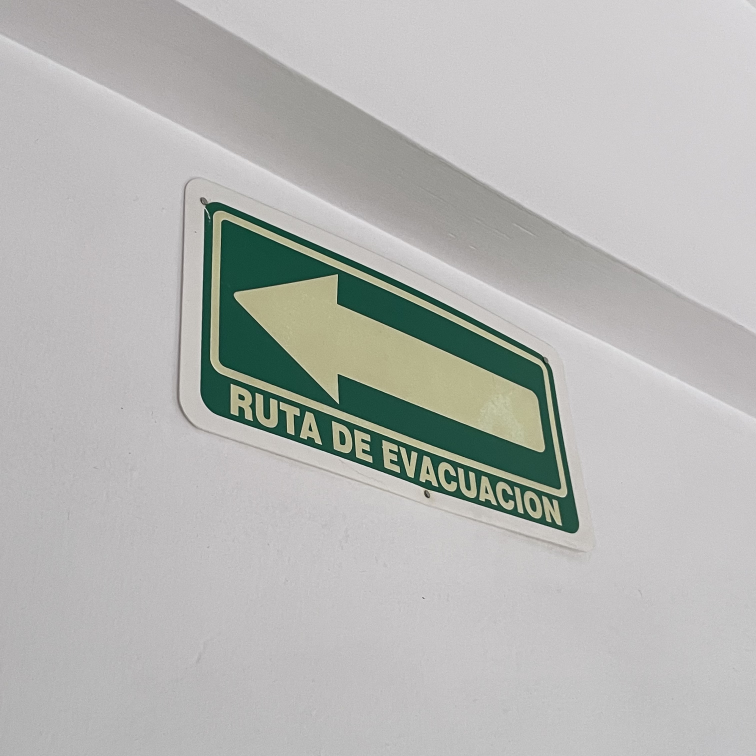
#> input picture Converted/IMG_2325.jpeg, 3024 x 3024 px, given in place of Paris.jpg, which was not available (shown at 1/4 size)
$ python P_integral.py
#> lines starting #> are read from the running program, lines starting #| are printed output that depends on the picture; pictures that were not available may be replaced by others from this repository, and a replacement may not be noted
import cv2
import numpy as np
import os
from matplotlib import pyplot as plt

# Ruta de la imagen
img_path = r'C:\Users\LAPL\OneDrive\Documentos\ARTEK\Cuarto Trimestre\PDI\Converted\Paris.jpg'
output_folder = r'C:\Users\LAPL\OneDrive\Documentos\ARTEK\Cuarto Trimestre\PDI\Converted\Processed'

# Cargar la imagen a color
img = cv2.imread(img_path)
#> img is the input picture: shape (3024, 3024, 3); mean B, G, R 179.9, 182.6, 181.4

alpha = 1.5  # Factor de contraste
beta = 50  # Factor de brillo

new_image = np.clip(alpha * img + beta, 0, 255).astype('uint8')
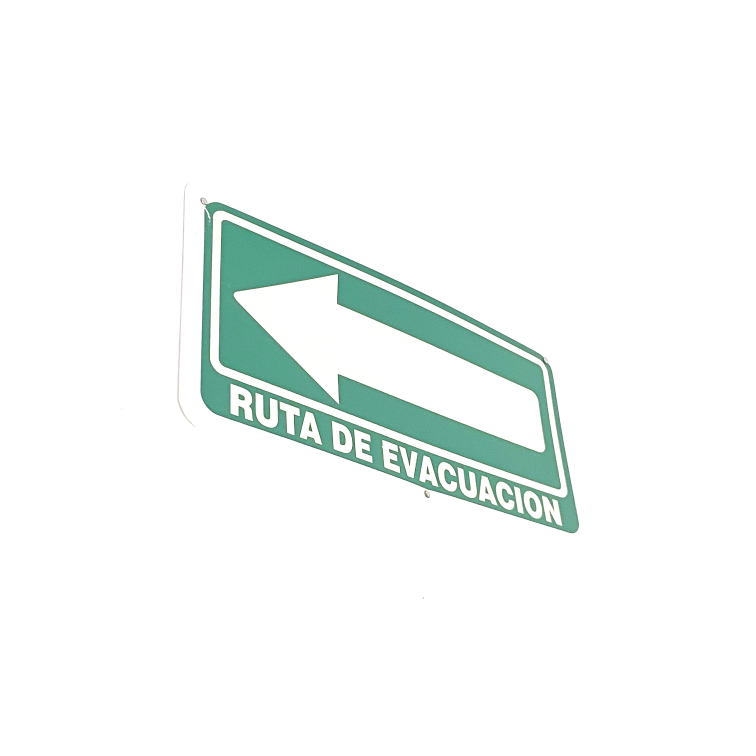
#> new_image: shape (3024, 3024, 3) (shown at 1/4 size); mean B, G, R 247, 248.5, 244.1

filtered_image = cv2.medianBlur(new_image, 5)

gray_image = cv2.cvtColor(filtered_image, cv2.COLOR_BGR2GRAY)
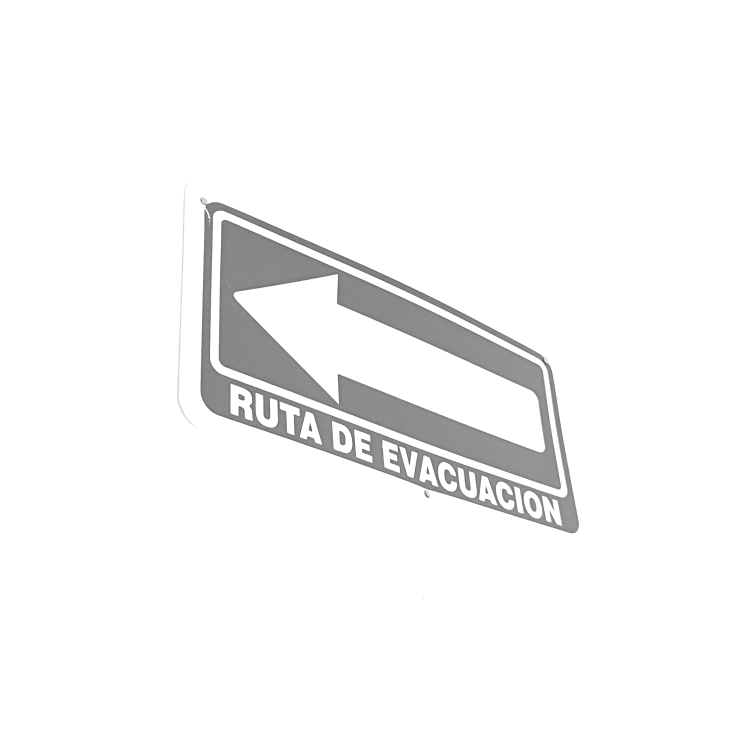
#> gray_image: shape (3024, 3024) (shown at 1/4 size); min 70, max 255, mean 247.1
equalized_image = cv2.equalizeHist(gray_image)
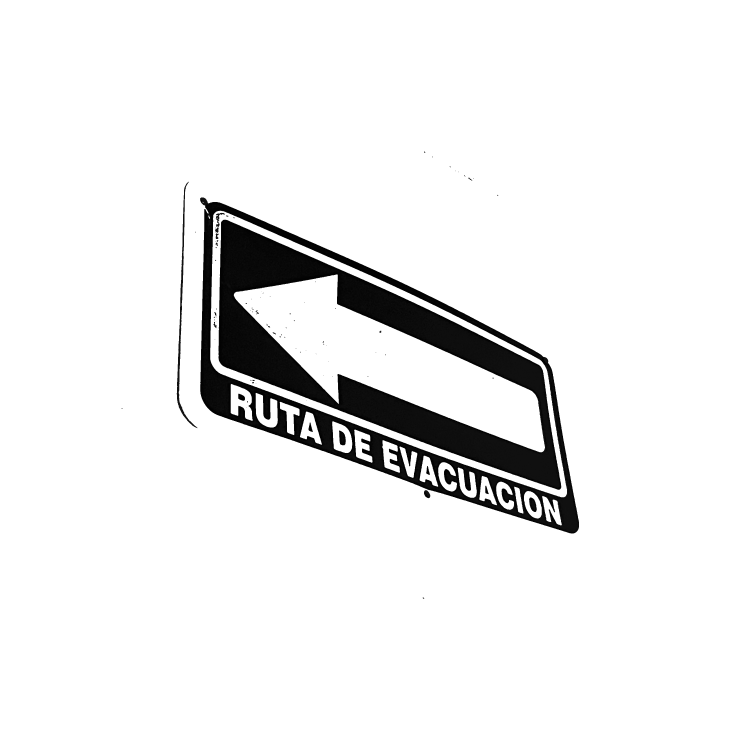
#> equalized_image: shape (3024, 3024) (shown at 1/4 size); min 0, max 255, mean 238

# Crear la carpeta de salida si no existe
os.makedirs(output_folder, exist_ok=True)

# Ruta completa del archivo de imagen de salida
output_path = os.path.join(output_folder, 'processed_image.jpg')

# Guardar la imagen procesada
cv2.imwrite(output_path, equalized_image)

# Mostrar las imágenes
plt.subplot(121)
plt.imshow(img)
plt.title('Original Image')

plt.subplot(122)
plt.imshow(equalized_image, cmap='gray')
plt.title('Processed Image')

plt.show()
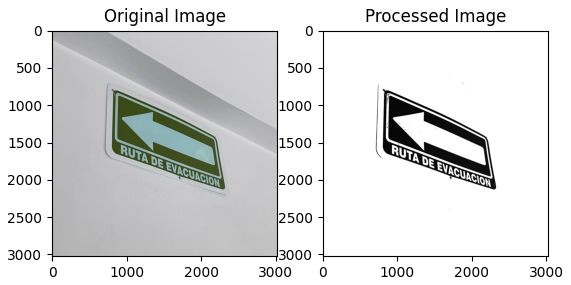
#> figure drawn by matplotlib, 2 panels; B, G, R data is drawn as R, G, B
